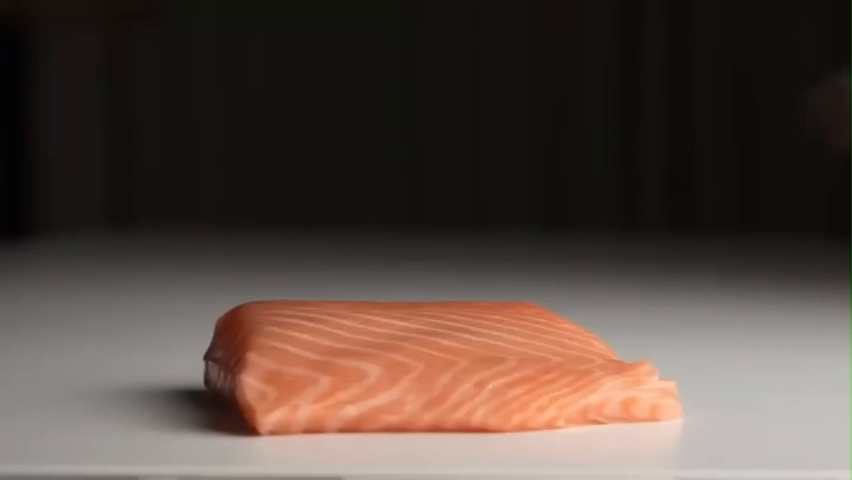
#> input picture frame 0 of Кот кушает2 5 сек.mp4, 852 x 480 px
$ python parallel_edge_detected.py
#> lines starting #> are read from the running program, lines starting #| are printed output that depends on the picture
import os
import time

import cv2
import numpy as np
from matplotlib import pyplot as plt
from scipy.signal import convolve2d
from numba import njit, prange


# [23 lines left out: function convolve, not called in this run]


def generate_sobel_filter(size):
    if size % 2 == 0 or size < 3:
        raise ValueError("Size must be an odd number greater than or equal to 3")
    sobel_x, sobel_y = [], []

    match size:
        case 3:
            sobel_x = np.array([[-1 / 2, 0, 1 / 2],
                                [-1, 0, 1],
                                [-1 / 2, 0, 1 / 2]])

            sobel_y = np.array([[-1 / 2, -1, -1 / 2],
                                [0, 0, 0],
                                [1 / 2, 1, 1 / 2]])
        case 5:
            sobel_x = np.array([[-2 / 8, -1 / 5, 0, 1 / 5, 2 / 8],
                                [-2 / 5, -1 / 2, 0, 1 / 2, 2 / 5],
                                [-2 / 4, -1 / 1, 0, 1 / 1, 2 / 4],
                                [-2 / 5, -1 / 2, 0, 1 / 2, 2 / 5],
                                [-2 / 8, -1 / 5, 0, 1 / 5, 2 / 8]])

            sobel_y = np.array([[-2 / 8, -2 / 5, -2 / 4, -2 / 5, -2 / 8],
                                [-1 / 5, -1 / 2, -1 / 1, -1 / 2, -1 / 5],
                                [0, 0, 0, 0, 0],
                                [1 / 5, 1 / 2, 1 / 1, 1 / 2, 1 / 5],
                                [2 / 8, 2 / 5, 2 / 4, 2 / 5, 2 / 8]])
        case 7:
            sobel_x = np.array([[-3 / 18, -2 / 13, -1 / 10, 0, 1 / 10, 2 / 13, 3 / 18],
                                [-3 / 13, -2 / 8, -1 / 5, 0, 1 / 5, 2 / 8, 3 / 13],
                                [-3 / 10, -2 / 5, -1 / 2, 0, 1 / 2, 2 / 5, 3 / 10],
                                [-3 / 9, -2 / 4, -1 / 1, 0, 1 / 1, 2 / 4, 3 / 9],
                                [-3 / 10, -2 / 5, -1 / 2, 0, 1 / 2, 2 / 5, 3 / 10],
                                [-3 / 13, -2 / 8, -1 / 5, 0, 1 / 5, 2 / 8, 3 / 13],
                                [-3 / 18, -2 / 13, -1 / 10, 0, 1 / 10, 2 / 13, 3 / 18]])

            sobel_y = np.array([[-3 / 18, -3 / 13, -3 / 10, -3 / 9, -3 / 10, -3 / 13, -3 / 18],
                                [-2 / 13, -2 / 8, -2 / 5, -2 / 4, -2 / 5, -2 / 8, -2 / 13],
                                [-1 / 10, -1 / 5, -1 / 2, -1 / 1, 0, -1 / 5, -1 / 10],
                                [0, 0, 0, 0, 0, 0, 0],
                                [1 / 10, 1 / 5, 1 / 2, 1 / 1, 0, 1 / 5, 1 / 10],
                                [2 / 13, 2 / 8, 2 / 5, 2 / 4, 2 / 5, 2 / 8, 2 / 13],
                                [3 / 18, 3 / 13, 3 / 10, 3 / 9, 3 / 10, 3 / 13, 3 / 18]])

    return sobel_x, sobel_y


def apply_custom_sobel_filter(image, filter_size):
    sobel_x, sobel_y = generate_sobel_filter(filter_size)

    gradient_x = convolve2d(image, sobel_x)
    gradient_y = convolve2d(image, sobel_y)

    # Вычисляем абсолютное значение градиента
    gradient_magnitude = np.sqrt(gradient_x ** 2 + gradient_y ** 2).astype(np.uint8)

    return gradient_magnitude


# [61 lines left out: functions custom_gaussian_kernel, apply_custom_gaussian_filter, apply_custom_difference_of_gaussian_filter, apply_custom_laplacian_of_gaussian_filter, not called in this run]


def process_video(video_path, process_method, filter_size_in, frame_step_in=10):
    # Чтение видео
#> called with video_path = 'Кот кушает2 5 сек.mp4', filter_size_in = 3, frame_step_in = 1
    cap = cv2.VideoCapture(video_path)
    frame_count = int(cap.get(cv2.CAP_PROP_FRAME_COUNT))
    fps = int(cap.get(cv2.CAP_PROP_FPS))

    start_time = time.time()  # Засекаем время начала выполнения метода

    # Чтение каждого frame_step-го кадра из видео и обработка
    for i in range(0, frame_count, frame_step_in):
        cap.set(cv2.CAP_PROP_POS_FRAMES, i)
        ret, frame = cap.read()
        if ret:
            # Применение функции foo к кадру
            frame_grayscale = cv2.cvtColor(frame, cv2.COLOR_BGR2GRAY)
            frame_grayscale = process_method(frame_grayscale, filter_size_in)
            # Отображение кадра
            cv2.imshow(process_method.__name__, frame_grayscale)
            cv2.waitKey(1)  # Необходимо для корректного отображения кадра
        else:
            print("Failed to read frame")
#> this loop made 31 passes
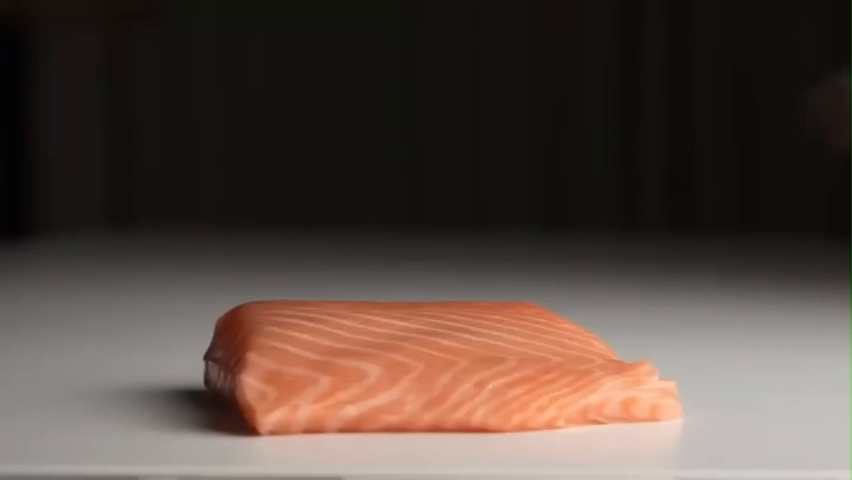
#> input picture frame 0 of Кот кушает2 5 сек.mp4, 852 x 480 px
#> pass 1, in process_video, `frame_grayscale = cv2.cvtColor(frame, cv2.COLOR_BGR2GRAY)`:
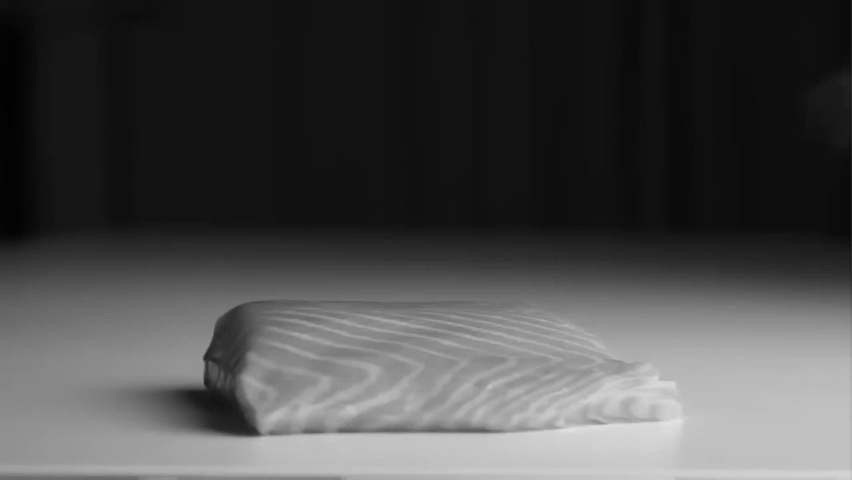
#> frame_grayscale: shape (480, 852); min 2, max 226, mean 74.1
#> pass 1, in apply_custom_sobel_filter, `gradient_x = convolve2d(image, sobel_x)`:
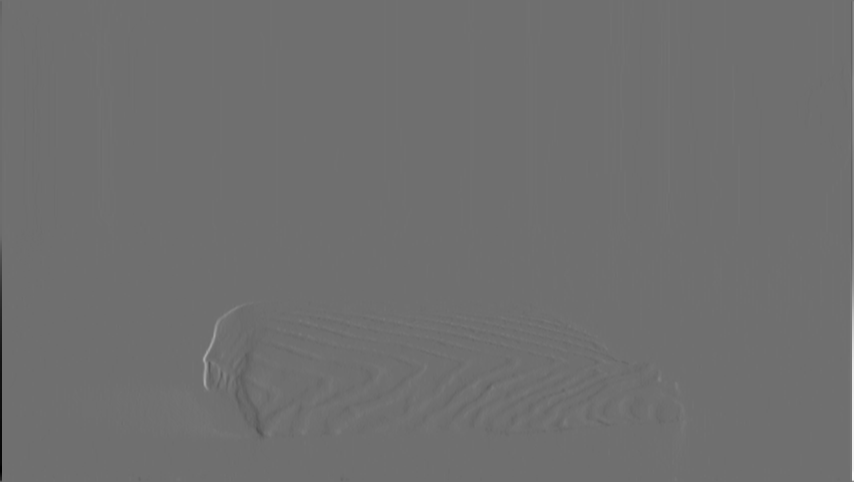
#> gradient_x: shape (482, 854) float64; min -314, max 401.5, mean 0; drawn with min black and max white
#> pass 1, in apply_custom_sobel_filter, `gradient_y = convolve2d(image, sobel_y)`:
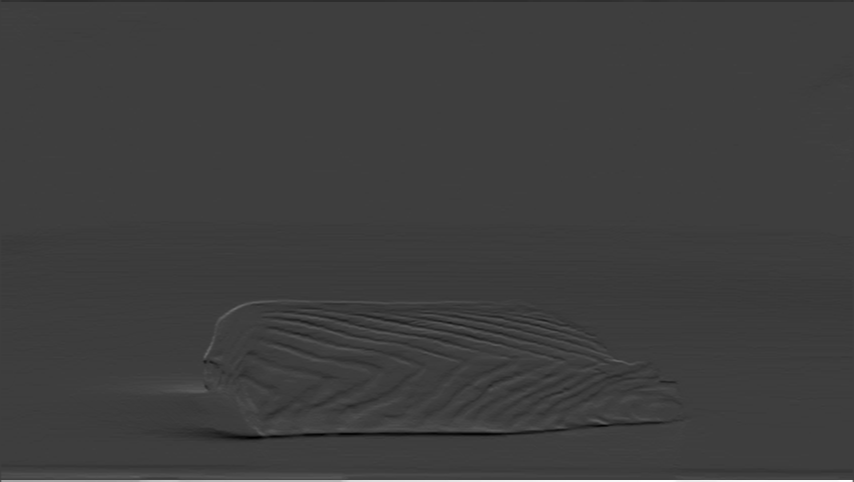
#> gradient_y: shape (482, 854) float64; min -133.5, max 411, mean 0; drawn with min black and max white
#> pass 1, in apply_custom_sobel_filter, `gradient_magnitude = np.sqrt(gradient_x ** 2 + gradient_y ** 2).astype..`:
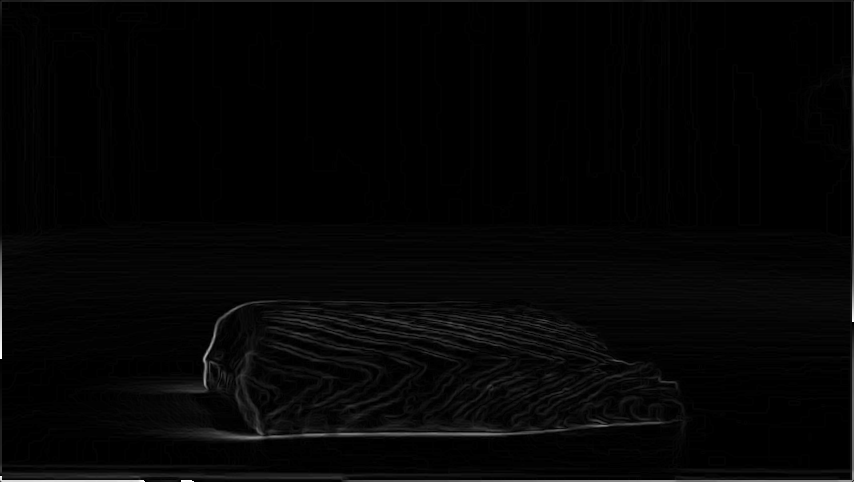
#> gradient_magnitude: shape (482, 854); min 0, max 255, mean 4.9
#> after the loop:
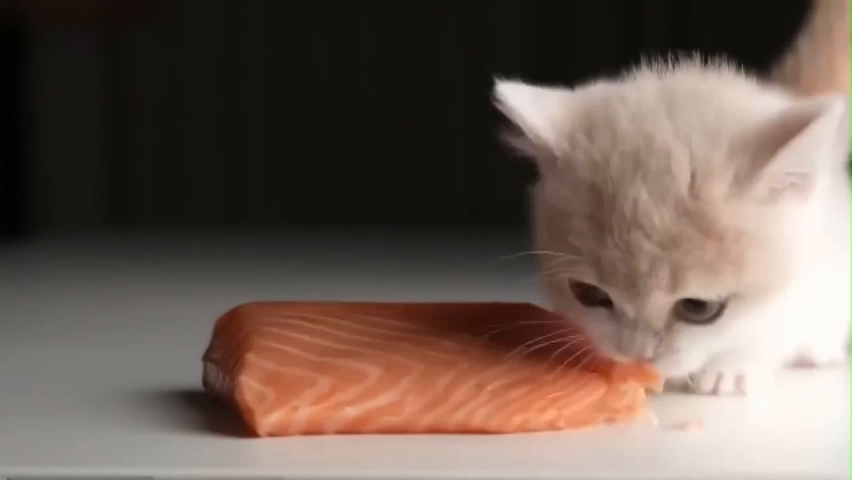
#> frame: shape (480, 852, 3); mean B, G, R 85, 94.1, 110.5

    # Закрытие видео-файла
    cap.release()

    end_time = time.time()  # Засекаем время окончания выполнения метода
    execution_time = end_time - start_time  # Вычисляем время выполнения
    print(f"Метод '{process_method.__name__}' обработал 5 секунд видео за {execution_time:.2f} секунд c "
          f"frame_step = {frame_step_in} и filter_size = {filter_size_in}")


# [27 lines left out: function compare_result, not called in this run]


if __name__ == "__main__":
    # input_video_path = 'Пол кило.mp4'
    filter_sizes_dict = {apply_custom_sobel_filter: [3, 5, 7], apply_custom_laplacian_of_gaussian_filter: [0.5, 1, 2],
                         apply_custom_difference_of_gaussian_filter: [0.5, 1, 2]}
    methods_filter = [apply_custom_sobel_filter, apply_custom_laplacian_of_gaussian_filter,
                      apply_custom_difference_of_gaussian_filter]
    input_video_path = 'Кот кушает2 5 сек.mp4'
    frame_step = 1  # каждый N-й кадр будет обработан
    # filter_size = 3
    for method in methods_filter:
        for i, filter_size in enumerate(filter_sizes_dict[method]):
            process_video(input_video_path, method, filter_size, frame_step)

if __name__ == "__main__":
    input_image_path = "images/flower.jpg"
    # Чтение изображения с помощью cv2
    input_image = cv2.imread(input_image_path, cv2.IMREAD_GRAYSCALE)

    filter_sizes_dict = {apply_custom_sobel_filter: [3, 5, 7], apply_custom_laplacian_of_gaussian_filter: [0.5, 1, 2],
                         apply_custom_difference_of_gaussian_filter: [0.5, 1, 2]}
    methods_filter = [apply_custom_sobel_filter, apply_custom_laplacian_of_gaussian_filter,
                      apply_custom_difference_of_gaussian_filter]
    compare_result(input_image, methods_filter, filter_sizes_dict)
